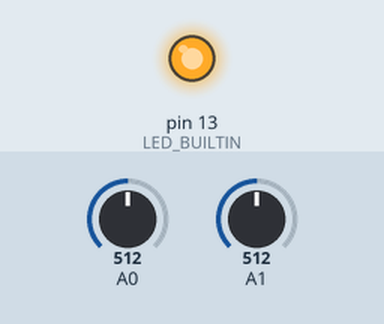
Recording of a sketch running on a simulated Arduino Micro, built with avr-gcc and run on an emulated ATmega32U4. Shown: output pins drawn as LEDs (lit = HIGH). The inputs (shaded band) are chosen by the test bench; at power-on: A0 = 512, A1 = 512. USB keyboard and mouse output is not drawn; what the sketch prints to the serial monitor is not drawn.

Above: at 0.1 s.
Timing chart, 0 to 1.6 s (numbered marks = the images above):
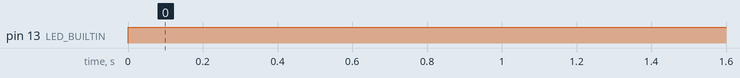

The sketch:

footpedals.ino
```cpp
// Program used to test the USB Joystick object on the
// Arduino Leonardo or Arduino Micro.
//
// Matthew Heironimus
// 2015-03-28 - Original Version
// 2015-11-18 - Updated to use the new Joystick library
//              written for Arduino IDE Version 1.6.6 and
//              above.
// 2016-05-13   Updated to use new dynamic Joystick library
//              that can be customized.
//------------------------------------------------------------

#include "Joystick.h"

// Create Joystick
Joystick_ Joystick(JOYSTICK_DEFAULT_REPORT_ID,JOYSTICK_TYPE_GAMEPAD,
  0, 0,                  // Button Count, Hat Switch Count
  true, true, false,     // X and Y, but no Z Axis
  false, false, false,   // No Rx, Ry, or Rz
  false, false,          // No rudder or throttle
  false, false, false);  // No accelerator, brake, or steering
//Joystick_ Joystick;//Joystick(JOYSTICK_DEFAULT_REPORT_ID,JOYSTICK_TYPE_JOYSTICK,0,0,true,true);

// Set to true to test "Auto Send" mode or false to test "Manual Send" mode.
//const bool testAutoSendMode = true;
const bool testAutoSendMode = false;

const unsigned long gcCycleDelta = 1000;
const unsigned long gcAnalogDelta = 25;
const unsigned long gcButtonDelta = 500;
unsigned long gNextTime = 0;
unsigned int gCurrentStep = 0;


void testXYAxis(unsigned int currentStep)
{
  int xAxis;
  int yAxis;

  if (currentStep < 256)
  {
    xAxis = currentStep - 127;
    yAxis = -127;
    //Joystick.setXAxis(xAxis);
    Joystick.setYAxis(yAxis);
  }
  else if (currentStep < 512)
  {
    yAxis = currentStep - 256 - 127;
    Joystick.setYAxis(yAxis);
  }
  else if (currentStep < 768)
  {
    xAxis = 128 - (currentStep - 512);
    Joystick.setXAxis(xAxis);
  }
  else if (currentStep < 1024)
  {
    yAxis = 128 - (currentStep - 768);
    Joystick.setYAxis(yAxis);
  }
  else if (currentStep < 1024 + 128)
  {
    xAxis = currentStep - 1024 - 127;
    Joystick.setXAxis(xAxis);
    Joystick.setYAxis(xAxis);
  }
}

void testZAxis(unsigned int currentStep)
{
  if (currentStep < 128)
  {
    Joystick.setZAxis(-currentStep);
  }
  else if (currentStep < 256 + 128)
  {
    Joystick.setZAxis(currentStep - 128 - 127);
  }
  else if (currentStep < 256 + 128 + 127)
  {
    Joystick.setZAxis(127 - (currentStep - 383));
  }
}

void testHatSwitch(unsigned int currentStep)
{
  if (currentStep < 8)
  {
    Joystick.setHatSwitch(0, currentStep * 45);
  }
  else if (currentStep == 8)
  {
    Joystick.setHatSwitch(0, -1);
  }
  else if (currentStep < 17)
  {
    Joystick.setHatSwitch(1, (currentStep - 9) * 45);
  }
  else if (currentStep == 17)
  {
    Joystick.setHatSwitch(1, -1);
  }
  else if (currentStep == 18)
  {
    Joystick.setHatSwitch(0, 0);
    Joystick.setHatSwitch(1, 0);
  }
  else if (currentStep < 27)
  {
    Joystick.setHatSwitch(0, (currentStep - 18) * 45);
    Joystick.setHatSwitch(1, (8 - (currentStep - 18)) * 45);
  }
  else if (currentStep == 27)
  {
    Joystick.setHatSwitch(0, -1);
    Joystick.setHatSwitch(1, -1);
  }
}

void testThrottleRudder(unsigned int value)
{
  Joystick.setThrottle(value);
  Joystick.setRudder(value);
}

void testXYZAxisRotation(unsigned int degree)
{
  Joystick.setRxAxis(degree);
  Joystick.setRyAxis(degree);
  Joystick.setRzAxis(degree * 2);
}

void setup() {

  // Set Range Values
  Joystick.setAcceleratorRange(0, 600);
  Joystick.setBrakeRange(0, 600);

  Joystick.setThrottleRange(-600, 600);

  Joystick.setXAxisRange(0,600);
  Joystick.setYAxisRange(0,600);

  /*
  Joystick.setZAxisRange(-127, 127);
  Joystick.setRxAxisRange(0, 360);
  Joystick.setRyAxisRange(360, 0);
  Joystick.setRzAxisRange(0, 720);
  Joystick.setThrottleRange(0, 255);
  Joystick.setRudderRange(255, 0);
  */

  if (testAutoSendMode)
  {
    Joystick.begin();
  }
  else
  {
    Joystick.begin(false);
  }

  pinMode(A0, INPUT_PULLUP);
  pinMode(A1, INPUT_PULLUP);

  pinMode(LED_BUILTIN, OUTPUT);

    Serial.begin(9600);
    Serial.println("pedals");
}

void loop() {
/*
  // System Disabled
  if (digitalRead(A0) != 0)
  {
    // Turn indicator light off.
    digitalWrite(LED_BUILTIN, 0);
    return;
  }
  */

  // Turn indicator light on.
  digitalWrite(LED_BUILTIN, 1);

  if (millis() >= gNextTime)
  {
    int aval = analogRead(A0) - 200;
    int bval = analogRead(A1) - 200;

    if(aval < 20) {
      aval = 0;
    } else if(aval > 600) {
      aval = 600;
    }

    if(bval < 20) {
      bval = 0;
    } else if(bval > 600) {
      bval = 600;
    }

    int val = aval;
    if(bval > aval) {
      val = -bval;
    }

    Serial.print(aval);
    Serial.print(" ");
    Serial.print(bval);
    Serial.print(" ");
    Serial.println(val);

    //Joystick.setAccelerator(val);
    Joystick.setXAxis(aval);
    //Joystick.setBrake(bval);
    Joystick.setYAxis(bval);

    //Joystick.setThrottle(val);

    gNextTime = millis() + gcAnalogDelta;

    if (testAutoSendMode == false) {
      Joystick.sendState();
    }

    return;


  }
}
```

Measured:
- by itself, pin 13 (LED_BUILTIN): LOW → HIGH at 0.00 s
